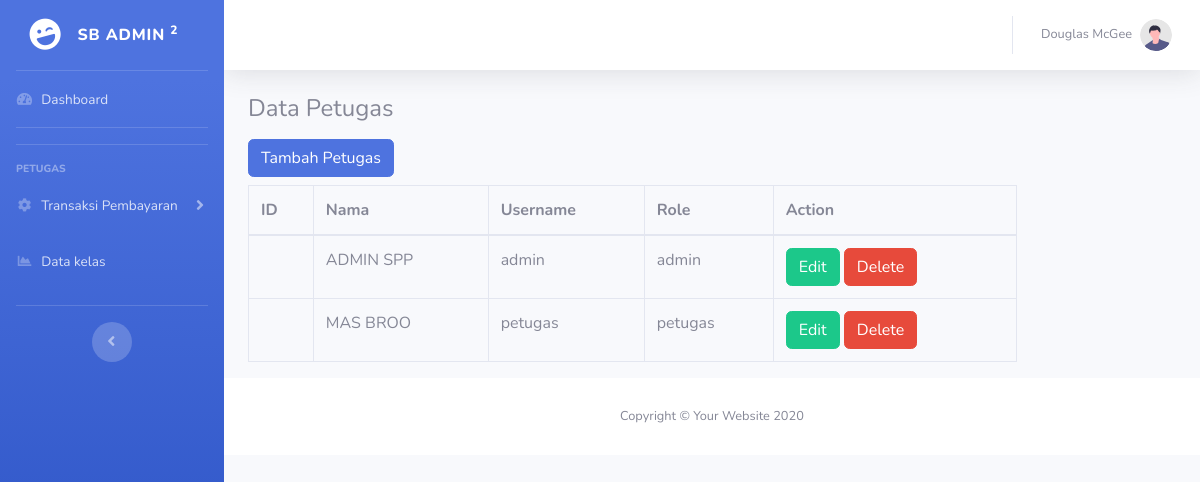
Before: /public/admin/petugas (signed in) with the older database file.
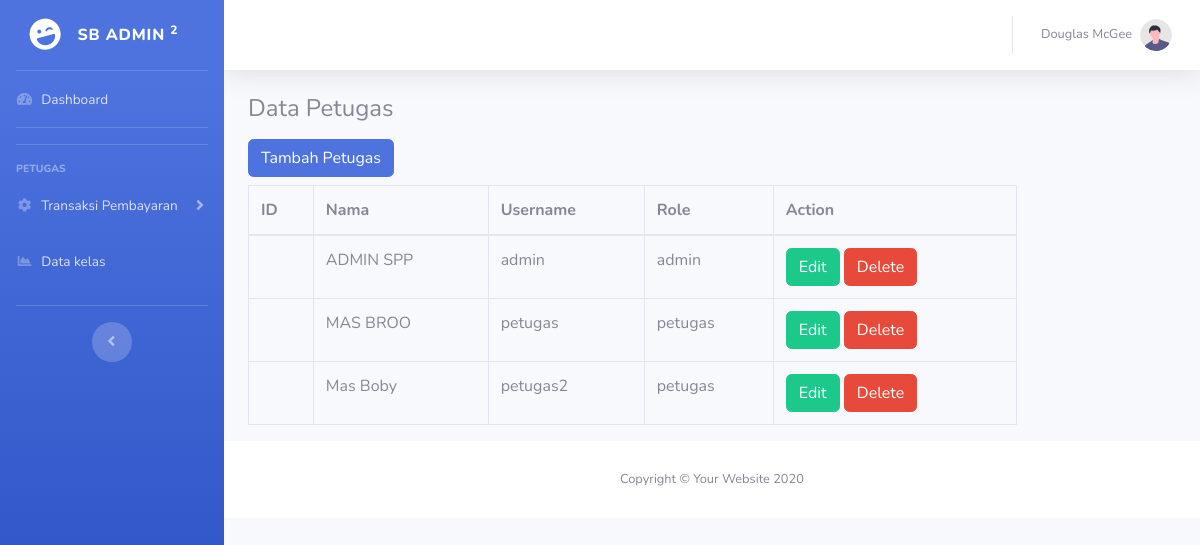
After: the same page with the newer database file.
### tables this page shows
CREATE TABLE `petugas` (
  `id` int(11) NOT NULL,
  `nama` varchar(50) NOT NULL,
  `pengguna_id` int(11) NOT NULL
);

CREATE TABLE `pengguna` (
  `id` int(11) NOT NULL,
  `username` varchar(25) NOT NULL,
  `password` varchar(128) NOT NULL,
  `role` enum('0','1','2') NOT NULL
);

### app/core/Controller.php (called while the page is built, shortened)
<?php
class Controller{
    protected function view($view, $data=[]){
        require_once "../app/views/".$view.".php";
    }
    protected function model($model){
        return new $model;
    }
}

### app/controllers/Admin.php (called while the page is built, shortened)
<?php
class Admin extends Controller{
    public function petugas(){
        $data['judul'] = 'Petugas';
        $data['allPetugas'] = $this->model('Petugas_model')->getAllPetugas();
        $this->view('admin/petugas',$data);
    }
}

### app/core/App.php (called while the page is built, shortened)
<?php
class App{
    private $method = 'index';
    private $params = [];
    public function __construct()
    {
        $url = $this->parseURL();
        if(file_exists('../app/controllers/'.$url[0].'.php')){
            unset($url[0]);
        }
        $this->controller = new $this->controller;
        if(isset($url[1])){
            $this->method = $url[1];
        }
        call_user_func_array([$this->controller,$this->method], $this->params);
    }
    public function parseURL(){
        if (isset($_GET['url'])) {
            $url = rtrim($_GET['url'], '/');
            $url = filter_var($url, FILTER_SANITIZE_URL);
            $url = explode('/', $url);
            return $url;
        }
    }
}

### public/index.php (called while the page is built, shortened)
<?php
$app = new App();

### app/core/Database.php (called while the page is built, shortened)
<?php
class Database{
    private $host = DB_HOST;
    private $user = DB_USER;
    private $pass = DB_PASS;
    private $db_name = DB_NAME;
    private $dbh;
    private $stmt;
    public function __construct()
    {
        $dsn ='mysql:host='.$this->host.';dbname='. $this->db_name;
        $option = [
            PDO::ATTR_PERSISTENT => true,
            PDO::ATTR_ERRMODE => PDO::ERRMODE_EXCEPTION
        ];
        try{
            $this->dbh = new PDO($dsn, $this->user, $this->pass, $option);
        }catch(Exception $e){
            die($e->getMessage());
        }
    }
    public function query($query){
        $this->stmt = $this->dbh->prepare($query);
    }
    public function execute(){
        $this->stmt->execute();
    }
    public function resultSet(){
        $this->execute();
        return $this->stmt->fetchAll(PDO::FETCH_ASSOC);
    }
}

### app/models/Petugas_model.php (called while the page is built, shortened)
<?php
class Petugas_model{
    private $db;
    public function __construct()
    {
        $this->db = new Database;
    }
    public function getAllPetugas(){
        $query = "SELECT petugas.id, petugas.nama, pengguna.username, pengguna.role FROM `petugas` INNER JOIN pengguna ON pengguna.id = petugas.pengguna_id";
        $this->db->query($query);
        return $this->db->resultSet();
    }
}

### app/views/admin/petugas.php (the view)
<div class="container">
    <h4>Data Petugas</h4>
    <a href="<?= BASEURL ?>/admin/form_tambah_petugas" class="btn btn-primary my-2"> Tambah Petugas </a>
    <div class="row">
        <div class="col-10">
            <div class="table-responsive">
                <table class="table table-bordered" id="dataTable" width="100%" cellspacing="0">
                    <thead>
                        <tr>
                            <th>ID</th>
                            <th>Nama</th>
                            <th>Username</th>
                            <th>Role</th>
                            <th>Action</th>
                        </tr>
                    </thead>
                    <tbody>
                        <?php foreach($data['allPetugas'] as $petugas): ?>
                            <tr>
                                <td></td>
                                <td><?= $petugas['nama']?></td>
                                <td><?= $petugas['username']?></td>
                                <td><?= ($petugas['role'] == 0) ? 'admin' : 'petugas'?></td>
                                <td>
                                    <a href="<?= BASEURL; ?>/admin/form_edit_petugas/<?= $petugas['id']; ?>" class="btn btn-success">Edit</a>
                                    <a href="<?= BASEURL; ?>/admin/delete_petugas/<?= $petugas['id']; ?>" class="btn btn-danger">Delete</a>
                                </td>
                            </tr>
                        <?php endforeach; ?>
                    </tbody>
                </table>
            </div>
        </div>
    </div>
</div>

Changed rows visible on the page:
added petugas: nama "Mas Boby", pengguna.username "petugas2"
